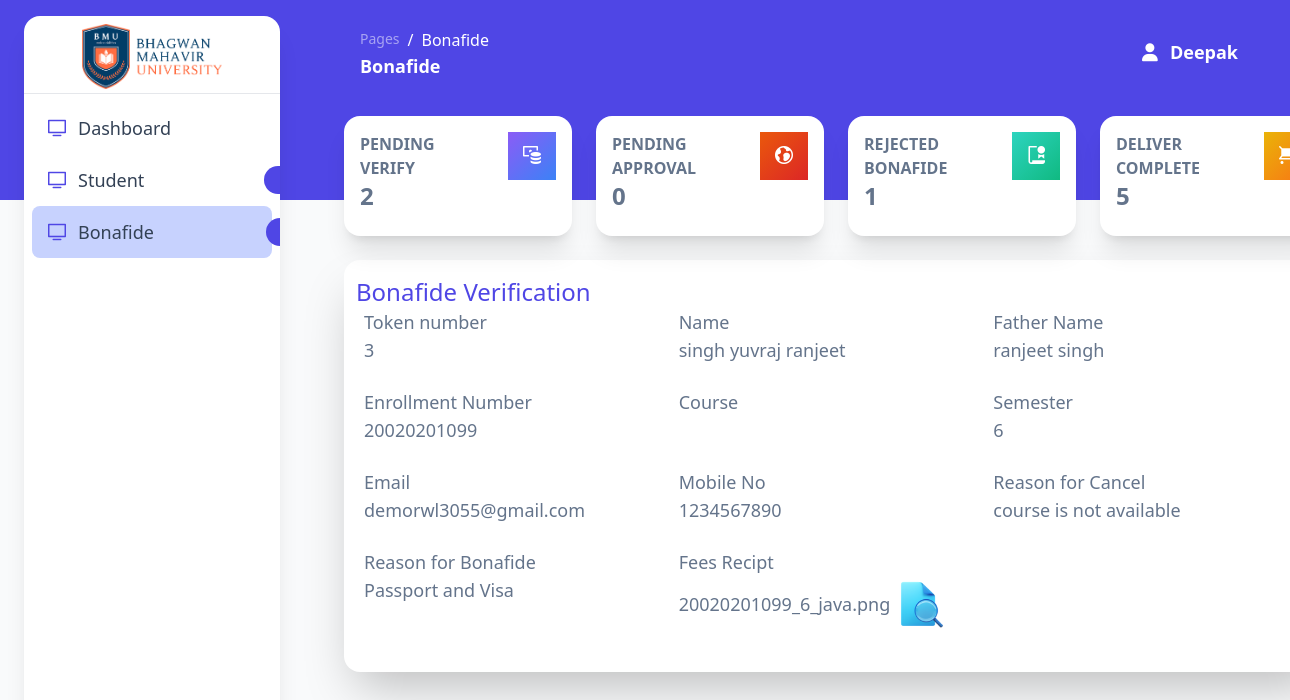
The page /Admin_side/bonafide_verification?verify_id=3 (signed in) on the database its author committed.
### tables this page shows
CREATE TABLE IF NOT EXISTS `bonafide` (
  `id` int NOT NULL AUTO_INCREMENT,
  `enrollment_no` varchar(500) NOT NULL,
  `name` varchar(500) NOT NULL,
  `father_name` varchar(500) NOT NULL,
  `course` varchar(500) NOT NULL,
  `semester` varchar(500) NOT NULL,
  `mobile_no` varchar(500) NOT NULL,
  `email` varchar(500) NOT NULL,
  `purpose` varchar(500) NOT NULL,
  `fee_recipt` varchar(500) NOT NULL,
  `remark` varchar(500) NOT NULL,
  `status` varchar(500) NOT NULL,
  `verify_flag` tinyint(1) NOT NULL DEFAULT '0',
  `verify_by` varchar(500) NOT NULL,
  `approve_flag` tinyint(1) NOT NULL DEFAULT '0',
  `approve_by` varchar(500) NOT NULL,
  `delever_flag` tinyint(1) NOT NULL DEFAULT '0',
  `print_flag` tinyint(1) NOT NULL DEFAULT '0',
  `apply_date` date NOT NULL,
  `pickup_date` date NOT NULL,
  PRIMARY KEY (`id`)
);

### Admin_side/private/bonafide_server.php (called while the page is built, shortened)
<?php
class Bonafide
{
    function individual_detail($id)
    {
        $con = connect();
        $query = "SELECT * FROM `bonafide` WHERE `id` = '$id'";
        $result = mysqli_query($con, $query);
        return $result;
    }
    function pending_verify()
    {
        $con = connect();
        $query = "SELECT COUNT(*) FROM `bonafide` WHERE `verify_flag` = '0' AND `remark` = ''";
        $result = mysqli_query($con, $query);
        $data = mysqli_fetch_assoc($result);
        return $data['COUNT(*)'];
    }
    function pending_approval()
    {
        $con = connect();
        $query = "SELECT COUNT(*) FROM `bonafide` WHERE `approve_flag` = '0' AND `verify_flag` = '1' AND `remark` = ''";
        $result = mysqli_query($con, $query);
        $data = mysqli_fetch_assoc($result);
        return $data['COUNT(*)'];
    }
    function reject_bonafide()
    {
        $con = connect();
        $query = "SELECT COUNT(*) FROM `bonafide` WHERE `remark` != ''";
        $result = mysqli_query($con, $query);
        $data = mysqli_fetch_assoc($result);
        return $data['COUNT(*)'];
    }
    function complete_deliver()
    {
        $con = connect();
        $query = "SELECT COUNT(*) FROM `bonafide` WHERE `delever_flag` = '1' AND `remark` = ''";
        $result = mysqli_query($con, $query);
        $data = mysqli_fetch_assoc($result);
        return $data['COUNT(*)'];
    }
}
?>

### Admin_side/public/bonafide_verification.php (the view, shortened to what this page needs)
<?php
include('private/bonafide_server.php');
$id = $_GET['verify_id'];
$bonafide = new Bonafide;
$bonafide_details = $bonafide->individual_detail($id);
?>
<!DOCTYPE html>
<html>
<head>
  <link href="private/assets/css/nucleo-icons.css" rel="stylesheet" />
  <link href="private/assets/css/nucleo-svg.css" rel="stylesheet" />
  <link rel="stylesheet" href="input.css">
  <script src="https://cdn.tailwindcss.com"></script>
</head>
<body class="m-0 font-sans text-base antialiased font-normal leading-default bg-gray-50 text-slate-500 overflow-hidden">
  <div class="absolute w-full bg-indigo-600 min-h-[25%]"></div>
  <section
    class="fixed inset-y-0 flex-wrap items-center justify-between w-1/5 p-0 my-4 overflow-y-auto antialiased transition-transform duration-200 -translate-x-full bg-white border-0 shadow-xl max-w-64 ease-in-out z-[990] xl:ml-6 rounded-2xl xl:left-0 xl:translate-x-0">
    <div class="h-19 pt-2">
      <a href="dashboard" class="flex justify-center">
        <img src="private/assets/img/logo.png" alt="" width="140px">
      </a>
    </div>
    <hr class="h-px mt-1 bg-transparent bg-gradient-to-r from-transparent via-black/40 to-transparent" />
    <div class="items-center block w-auto max-h-screen overflow-auto basis-full">
      <ul class="flex flex-col pl-0 mb-0">
        <li class="mt-2 w-full">
          <a href="dashboard"
            class="bg-white text-lg my-0 mx-2 flex items-center whitespace-nowrap rounded-lg px-4 py-3 font-medium text-slate-700 transition-colors">
            <i class="ni ni-tv-2 text-indigo-600 mr-3"></i>
            Dashboard
          </a>
        </li>
        <?php if ($_SESSION['type'] == "Head") { ?>
          <li class="w-full">
            <a href="student"
              class="bg-white text-lg my-0 mx-2 flex items-center whitespace-nowrap rounded-lg px-4 py-3 font-medium text-slate-700 transition-colors">
              <i class="ni ni-tv-2 text-indigo-600 mr-3"></i>
              Student
              <div class="bg-indigo-600 ml-[7.5rem] text-white font-medium px-4 text-xl py-0 rounded-full"><?php echo pending_provide_authority();?></div>
            </a>
          </li>
        <?php } ?>
        <li class="w-full">
          <a href="bonafide"
            class="bg-indigo-200 text-lg my-0 mx-2 flex items-center whitespace-nowrap rounded-lg px-4 py-3 font-medium text-slate-700 transition-colors">
            <i class="ni ni-tv-2 text-indigo-600 mr-3"></i>
            Bonafide
            <div class="bg-indigo-600 ml-28 text-white font-medium px-4 text-xl py-0 rounded-full"><?php if($_SESSION['type'] == "Head"){
              }?></div>
          </a>
        </li>
      </ul>
    </div>
  </section>
  <main class="relative h-full max-h-screen transition-all duration-200 ease-in-out xl:ml-68 rounded-xl">
    <nav
      class="relative flex flex-wrap items-center justify-between px-0 pt-5 mx-6 transition-all ease-in shadow-none duration-250 rounded-2xl lg:flex-nowrap lg:justify-start"
      navbar-main navbar-scroll="false">
      <div class="flex items-center justify-between w-full px-4 py-1 mx-auto flex-wrap-inherit">
        <nav class="pl-80">
          <ol class="flex flex-wrap pt-1 bg-transparent rounded-lg">
            <li class="text-sm leading-normal">
              <a class="text-white opacity-50 text-md" href="javascript:;">Pages</a>
            </li>
            <li
              class="text-md pl-2 capitalize leading-normal text-white before:float-left before:pr-2 before:text-white before:content-['/']"
              aria-current="page">Bonafide</li>
          </ol>
          <h6 class="mb-0 font-bold text-white capitalize text-lg">Bonafide</h6>
        </nav>
        <div class="flex items-center mt-2 grow sm:mt-0 sm:mr-6 md:mr-0 lg:flex lg:basis-auto">
          <ul class="flex flex-row justify-end pl-0 mb-0 list-none md-max:w-full">
            <li class="flex items-center mr-3">
              <?php
              if ($_SESSION['name'] == "") {
                ?>
                <a href="signin" class="block px-0 py-2 text-lg font-semibold text-white transition-all ease-nav-brand">
                  <i class="fa fa-user sm:mr-1"></i>
                  <span class="hidden sm:inline">Sign In</span>
                </a>
                <?php
              } else {
                ?>
                <a href="signout">
                  <i class="fa fa-user sm:mr-2 text-white font-semibold text-lg"></i>
                  <span class="hidden sm:inline text-white font-semibold text-lg">
                    <?php echo $_SESSION['name']; ?>
                  </span>
                </a>
                <?php
              }
              ?>
            </li>
        </div>
    </nav>
    <div class="w-4/5 px-6 py-8 ml-80">
      <?php
      if ($_SESSION['type'] == "Head") {
        ?>
        <div class="flex flex-wrap -mx-3 mb-6">
          <div class="w-full max-w-full px-3 mb-6 sm:w-1/2 sm:flex-none xl:mb-0 xl:w-1/4 cursor-pointer"
            onclick="pending_verify_2()">
            <div class="relative flex flex-col min-w-0 break-words bg-white shadow-xl rounded-2xl bg-clip-border">
              <div class="flex-auto p-4">
                <div class="flex flex-row -mx-3">
                  <div class="flex-none w-2/3 max-w-full px-3">
                    <div>
                      <p class="mb-0 font-sans text-md font-semibold leading-normal uppercase">Pending Verify</p>
                      <h5 class="mb-2 font-bold text-2xl">
                        <?php echo $bonafide->pending_verify(); ?>
                      </h5>
                    </div>
                  </div>
                  <div class="px-3 text-right basis-1/3">
                    <div
                      class="inline-block w-12 h-12 text-center rounded-circle bg-gradient-to-tl from-blue-500 to-violet-500">
                      <i class="ni leading-none ni-money-coins text-lg relative top-3.5 text-white"></i>
                    </div>
                  </div>
                </div>
              </div>
            </div>
          </div>
          <div class="w-full max-w-full px-3 mb-6 sm:w-1/2 sm:flex-none xl:mb-0 xl:w-1/4 cursor-pointer"
            onclick="pending_approval()">
            <div class="relative flex flex-col min-w-0 break-words bg-white shadow-xl rounded-2xl bg-clip-border">
              <div class="flex-auto p-4">
                <div class="flex flex-row -mx-3">
                  <div class="flex-none w-2/3 max-w-full px-3">
                    <div>
                      <p class="mb-0 font-sans text-md font-semibold leading-normal uppercase">Pending Approval</p>
                      <h5 class="mb-2 font-bold text-2xl">
                        <?php echo $bonafide->pending_approval(); ?>
                      </h5>
                    </div>
                  </div>
                  <div class="px-3 text-right basis-1/3">
                    <div
                      class="inline-block w-12 h-12 text-center rounded-circle bg-gradient-to-tl from-red-600 to-orange-600">
                      <i class="ni leading-none ni-world text-lg relative top-3.5 text-white"></i>
                    </div>
                  </div>
                </div>
              </div>
            </div>
          </div>
          <div class="w-full max-w-full px-3 mb-6 sm:w-1/2 sm:flex-none xl:mb-0 xl:w-1/4 cursor-pointer"
            onclick="reject_bonafide()">
            <div class="relative flex flex-col min-w-0 break-words bg-white shadow-xl rounded-2xl bg-clip-border">
              <div class="flex-auto p-4">
                <div class="flex flex-row -mx-3">
                  <div class="flex-none w-2/3 max-w-full px-3">
                    <div>
                      <p class="mb-0 font-sans text-md font-semibold leading-normal uppercase">Rejected Bonafide</p>
                      <h5 class="mb-2 font-bold text-2xl">
                        <?php echo $bonafide->reject_bonafide(); ?>
                      </h5>
                    </div>
                  </div>
                  <div class="px-3 text-right basis-1/3">
                    <div
                      class="inline-block w-12 h-12 text-center rounded-circle bg-gradient-to-tl from-emerald-500 to-teal-400">
                      <i class="ni leading-none ni-paper-diploma text-lg relative top-3.5 text-white"></i>
                    </div>
                  </div>
                </div>
              </div>
            </div>
          </div>
          <div class="w-full max-w-full px-3 sm:w-1/2 sm:flex-none xl:w-1/4 cursor-pointer" onclick="complete_delivery()">
            <div class="relative flex flex-col min-w-0 break-words bg-white shadow-xl rounded-2xl bg-clip-border">
              <div class="flex-auto p-4">
                <div class="flex flex-row -mx-3">
                  <div class="flex-none w-2/3 max-w-full px-3">
                    <div>
                      <p class="mb-0 font-sans text-md font-semibold leading-normal uppercase">Deliver Complete</p>
                      <h5 class="mb-2 font-bold text-2xl">
                        <?php echo $bonafide->complete_deliver(); ?>
                      </h5>
                    </div>
                  </div>
                  <div class="px-3 text-right basis-1/3">
                    <div
                      class="inline-block w-12 h-12 text-center rounded-circle bg-gradient-to-tl from-orange-500 to-yellow-500">
                      <i class="ni leading-none ni-cart text-lg relative top-3.5 text-white"></i>
                    </div>
                  </div>
                </div>
              </div>
            </div>
          </div>
        </div>
        <?php
      }
      ?>
      <div class="w-full bg-white shadow-2xl rounded-2xl mt-0 py-4">
        <div class="flex flex-col justify-start">
          <h1 class="text-2xl font-medium text-indigo-600 pl-3">Bonafide Verification</h1>
        </div>
        <div class="flex flex-col justify-start px-5">
          <?php
          while ($row = mysqli_fetch_assoc($bonafide_details)) {
            ?>
            <div class="grid grid-cols-3">
              <div class="col-span-1">
                <h1 class="text-lg font-medium">Token number</h1>
                <p class="text-lg">
                  <?php echo $row['id']; ?>
                </p>
              </div>
              <div class="col-span-1">
                <h1 class="text-lg font-medium">Name</h1>
                <p class="text-lg">
                  <?php echo $row['name']; ?>
                </p>
              </div>
              <div class="col-span-1">
                <h1 class="text-lg font-medium">Father Name</h1>
                <p class="text-lg">
                  <?php echo $row['father_name']; ?>
                </p>
              </div>
            </div>
            <div class="grid grid-cols-3 mt-6">
              <div class="col-span-1">
                <h1 class="text-lg font-medium">Enrollment Number</h1>
                <p class="text-lg">
                  <?php echo $row['enrollment_no']; ?>
                </p>
              </div>
              <div class="col-span-1">
                <h1 class="text-lg font-medium">Course</h1>
              </div>
              <div class="col-span-1">
                <h1 class="text-lg font-medium">Semester</h1>
                <p class="text-lg">
                  <?php echo $row['semester']; ?>
                </p>
              </div>
            </div>
            <div class="grid grid-cols-3 mt-6">
              <div class="col-span-1">
                <h1 class="text-lg font-medium">Email</h1>
                <p class="text-lg">
                  <?php echo $row['email']; ?>
                </p>
              </div>
              <div class="col-span-1">
                <h1 class="text-lg font-medium">Mobile No</h1>
                <p class="text-lg">
                  <?php echo $row['mobile_no']; ?>
                </p>
              </div>
              <?php if ($_SESSION['type'] == "Head" && $row['delever_flag'] == 1 || $_SESSION['type'] == "Clerk" && $row['delever_flag'] == 1) { ?>
                <div class="col-span-1">
                  <h1 class="text-lg font-medium">Pickup Date</h1>
                  <p class="text-lg">
                    <?php echo $row['pickup_date']; ?>
                  </p>
                </div>
              <?php } else if (($_SESSION['type'] == "Head" || $_SESSION['type'] == "Clerk") && $row['remark'] != "") { ?>
                  <div class="col-span-1">
                    <h1 class="text-lg font-medium">Reason for Cancel</h1>
                    <p class="text-lg">
                    <?php echo $row['remark']; ?>
                    </p>
                  </div>
                <?php } ?>
            </div>
            <div class="grid grid-cols-3 mt-6">
              <div class="col-span-1">
                <h1 class="text-lg font-medium">Reason for Bonafide</h1>
                <p class="text-lg">
                  <?php echo $row['purpose']; ?>
                </p>
              </div>
              <div class="col-span-1">
                <h1 class="text-lg font-medium">Fees Recipt</h1>
                <p class="text-lg flex items-center">
                  <?php echo $row['fee_recipt']; ?>
                <a href="private/Fees_recipt/<?php echo $row['fee_recipt']; ?>" target="_blank">
                <abbr title="View"><img src="private/Images/icons8-view-94.png" alt="" class="w-14"></abbr>
                </a>
                </p>
              </div>
            </div>
              </div>
              <?php
          }
          ?>
          </div>
        </div>
  </main>
</body>
</html>

### rows shown on the page
bonafide: id "3", name "singh yuvraj ranjeet", father_name "ranjeet singh", enrollment_no "20020201099", semester "6", email "demorwl3055@gmail.com", mobile_no "1234567890", remark "course is not available", purpose "Passport and Visa", fee_recipt "20020201099_6_java.png"

### other values the page prints
$_SESSION['name'] "Deepak"
$bonafide->pending_verify() "2"
$bonafide->pending_approval() "0"
$bonafide->reject_bonafide() "1"
$bonafide->complete_deliver() "5"
